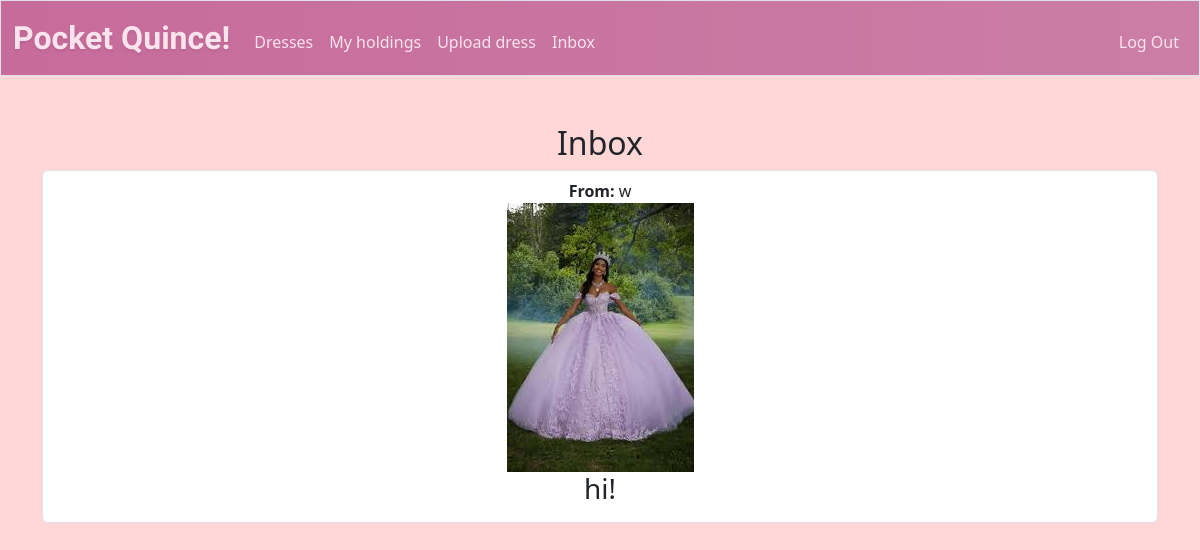
Before: /messages (signed in) with the older database file.
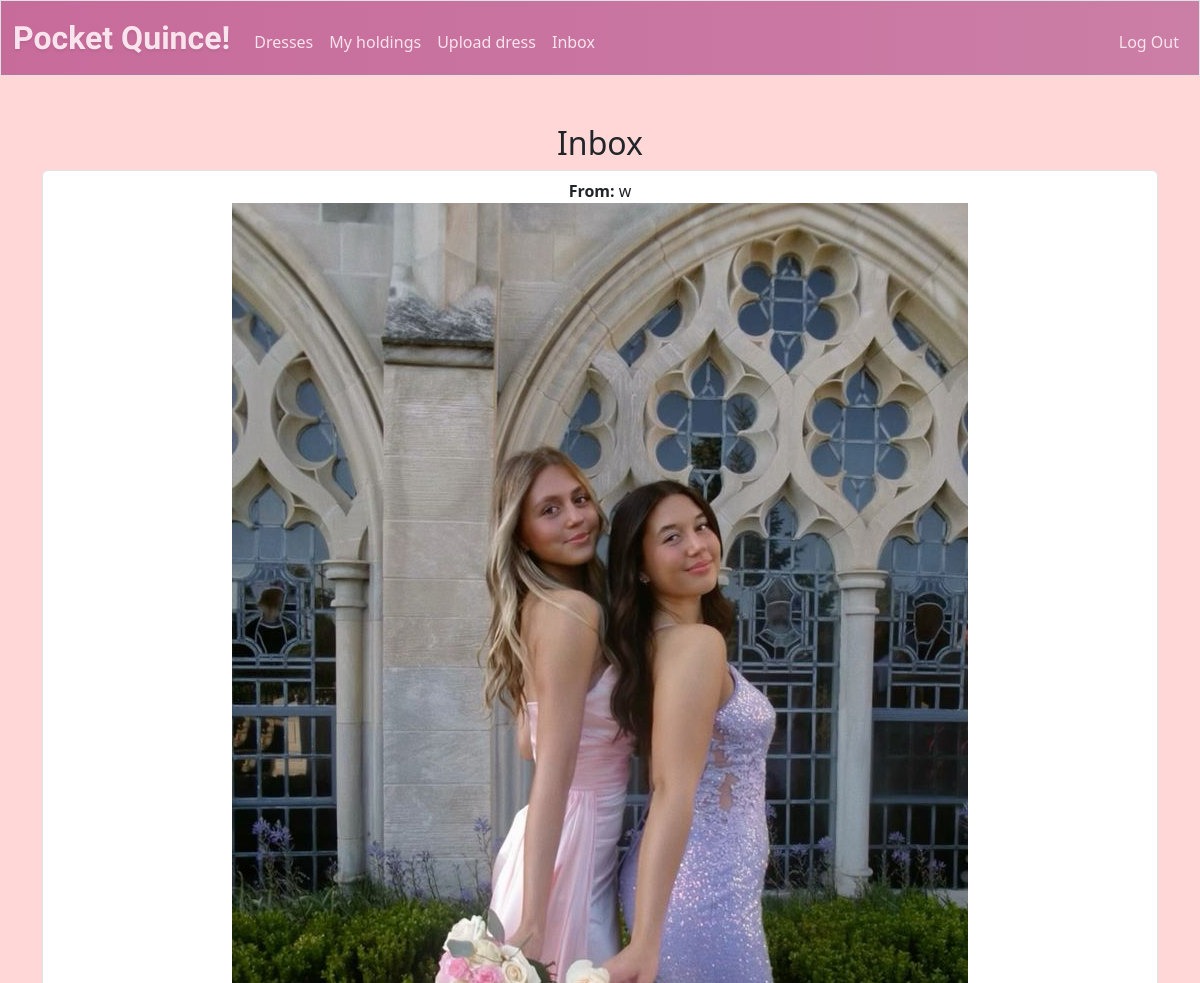
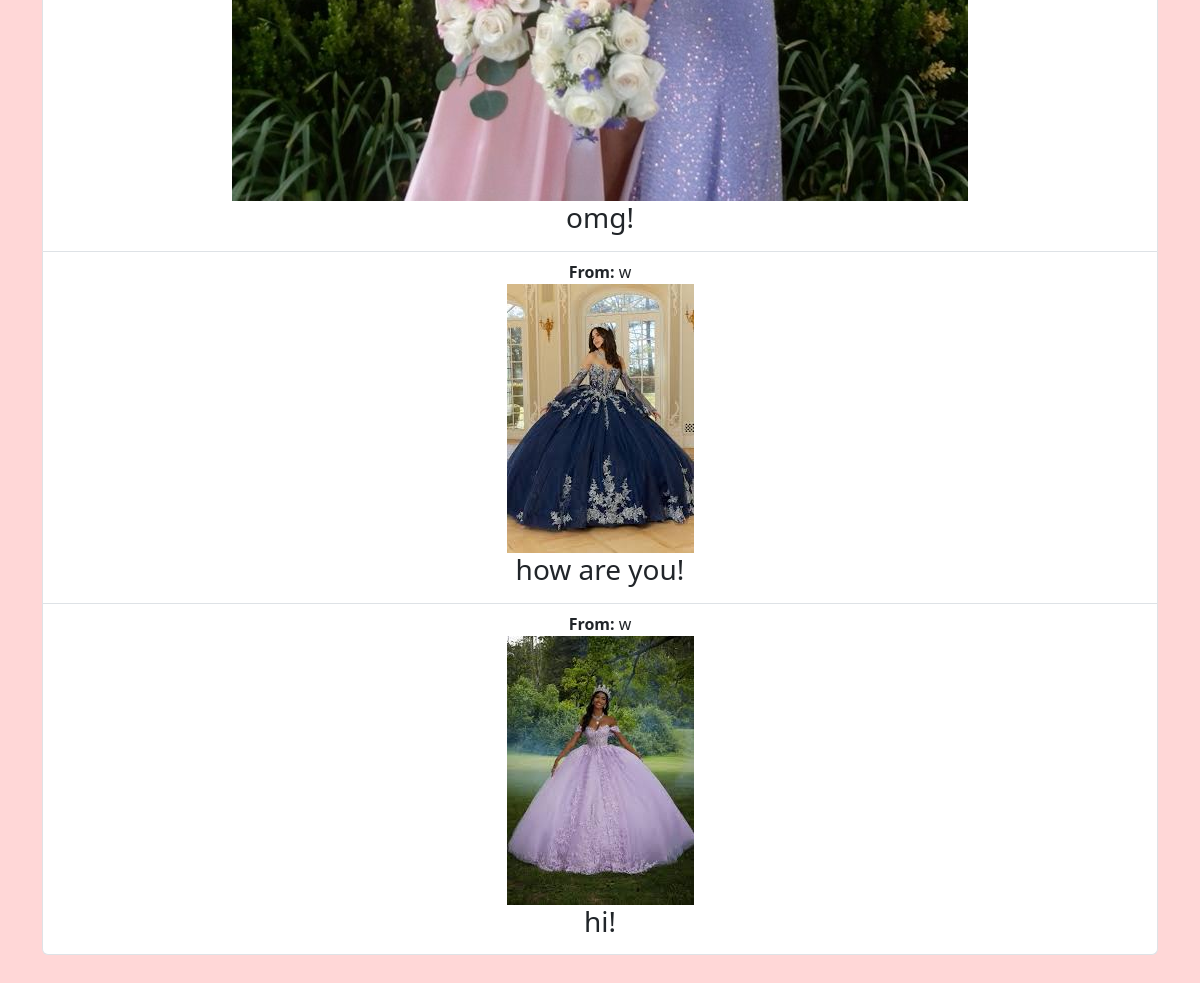
After: the same page with the newer database file (2 pictures, top to bottom).
### tables this page shows
CREATE TABLE messages (
    id INTEGER PRIMARY KEY AUTOINCREMENT,
    sender_id   INTEGER NOT NULL,
    receiver_id INTEGER NOT NULL,
    dress_id    INTEGER,
    body        TEXT NOT NULL,
    created_at  TIMESTAMP DEFAULT CURRENT_TIMESTAMP,
    FOREIGN KEY (sender_id)   REFERENCES users(id),
    FOREIGN KEY (receiver_id) REFERENCES users(id),
    FOREIGN KEY (dress_id)    REFERENCES dresses(id)
);

CREATE TABLE users (
id INTEGER PRIMARY KEY AUTOINCREMENT NOT NULL, 
username TEXT NOT NULL UNIQUE, 
email TEXT NOT NULL, 
phone TEXT NOT NULL, 
hash TEXT NOT NULL
);

CREATE TABLE dresses (
    id INTEGER PRIMARY KEY AUTOINCREMENT,
    size TEXT NOT NULL,
    color TEXT NOT NULL,
    owner INTEGER NOT NULL,
    image_url TEXT,
    time_posted TEXT NOT NULL DEFAULT CURRENT_TIMESTAMP,
    FOREIGN KEY (owner) REFERENCES users(id)
);

### app.py (the view)
@app.route("/messages", methods=["GET", "POST"])
@login_required
def messages():
    db = get_db()
    if request.method == "POST":
        receiver_id = request.form.get("receiver_id")
        content = request.form.get("body")
        dress_id = request.form.get("dress_id")
        if not receiver_id or not content:
            return apology("Missing message information")
        db.execute("INSERT INTO messages (sender_id, receiver_id, dress_id, body) VALUES (?,?,?,?)",
                     (session["user_id"], receiver_id, dress_id, content))
        db.commit()
        flash("Message sent!")
        return redirect("/messages")
    else:
        messages = db.execute("SELECT messages.*, users.username as sender_name, dresses.image_url, dresses.size, dresses.color FROM messages JOIN users ON messages.sender_id = users.id LEFT JOIN dresses ON dresses.id = messages.dress_id WHERE messages.receiver_id = ? ORDER BY messages.created_at DESC", (session["user_id"],)).fetchall()
        return render_template("messages.html", messages=messages)

### app.py (called while the page is built)
def get_db():
    if "db" not in g:
        g.db = sqlite3.connect(DATABASE)
        g.db.row_factory = sqlite3.Row # Enable dictionary-like row access
    return g.db

@app.after_request
def after_request(response):
    response.headers["Cache-Control"] = "no-cache, no-store, must-revalidate"
    response.headers["Expires"] = 0
    response.headers["Pragma"] = "no-cache"
    return response

### help.py (called while the page is built)
def login_required(f):
    @wraps(f)
    def decorated_function(*args, **kwargs):
        if session.get("user_id") is None:
            return redirect("/login")
        return f(*args, **kwargs)
    return decorated_function

### templates/messages.html (shortened to what this page needs)
{% extends "layout.html" %}
{% block main %}
    <h2>Inbox</h2>
    <ul class="list-group">
        {% for message in messages %}
        <li class="list-group-item">
            <strong>From:</strong> {{ message["sender_name"] }}<br>
            {% if message["image_url"] %}
                <img src="{{ message['image_url'] }}"><br>
            {% endif %}
            <h3>{{ message["body"] }}</h3>
        </li>
        {% else %}
        <li class="list-group-item text-muted">No messages yet.</li>
        {% endfor %}
    </ul>
{% endblock %}

### templates/layout.html (shortened to what this page needs)
<!DOCTYPE html>
<html lang="en">
    <head>
        <link href="https://cdn.jsdelivr.net/npm/bootstrap@5.3.3/dist/css/bootstrap.min.css" rel="stylesheet">
        <link href="{{ url_for('static', filename='style.css') }}" rel="stylesheet">
    </head>
    <body>
        <nav class=" border navbar navbar-expand-md">
            <div class="container-fluid">
                <a id = "navTitle" class="navbar-brand imperial"  href="/"><span>Pocket Quince!</span></a>
                <div class="collapse navbar-collapse" id="navbar">
                    {% if session["user_id"] %}
                        <ul class="navbar-nav me-auto mt-2">
                            <li class="nav-item"><a class="nav-link" href="/catalog">Dresses</a></li>
                            <li class="nav-item"><a class="nav-link" href="/holdings">My holdings</a></li>
                            <li class="nav-item"><a class="nav-link" href="/upload">Upload dress</a></li>
                            <li class="nav-item"><a class="nav-link" href="/messages">Inbox</a></li>
                        </ul>
                        <ul class="navbar-nav ms-auto mt-2">
                            <li class="nav-item"><a class="nav-link" href="/logout">Log Out</a></li>
                        </ul>
                    {% else %}
                        <ul class="navbar-nav ms-auto mt-2">
                            <li class="nav-item"><a class="nav-link" href="/register">Register</a></li>
                            <li class="nav-item"><a class="nav-link" href="/login">Log In</a></li>
                        </ul>
                    {% endif %}
                </div>
            </div>
        </nav>
        <main class="container py-5 text-center">
            {% block main %}{% endblock %}
        </main>
    </body>
</html>

### static/style.css (style rules this page uses)
body { background-color: #FFD7D7; }
.imperial { font-family: 'Imperial Script', cursive; text-shadow: 0px 2px 3px rgba(0,0,0,0.08); font-weight: 700; font-size: 450%; color: #3B2F2F; }
#navTitle { color: #F9E3EC; }
.nav-link { color: #F9E3EC; }
nav .navbar-brand { font-size: xx-large; }
.navbar { background: linear-gradient(to right, #C76B9B, #cb7ea6) }

Changed rows visible on the page:
added messages: sender_name "w", image_url (picture), body "omg!"
added messages: sender_name "w", image_url (picture), body "how are you!"
